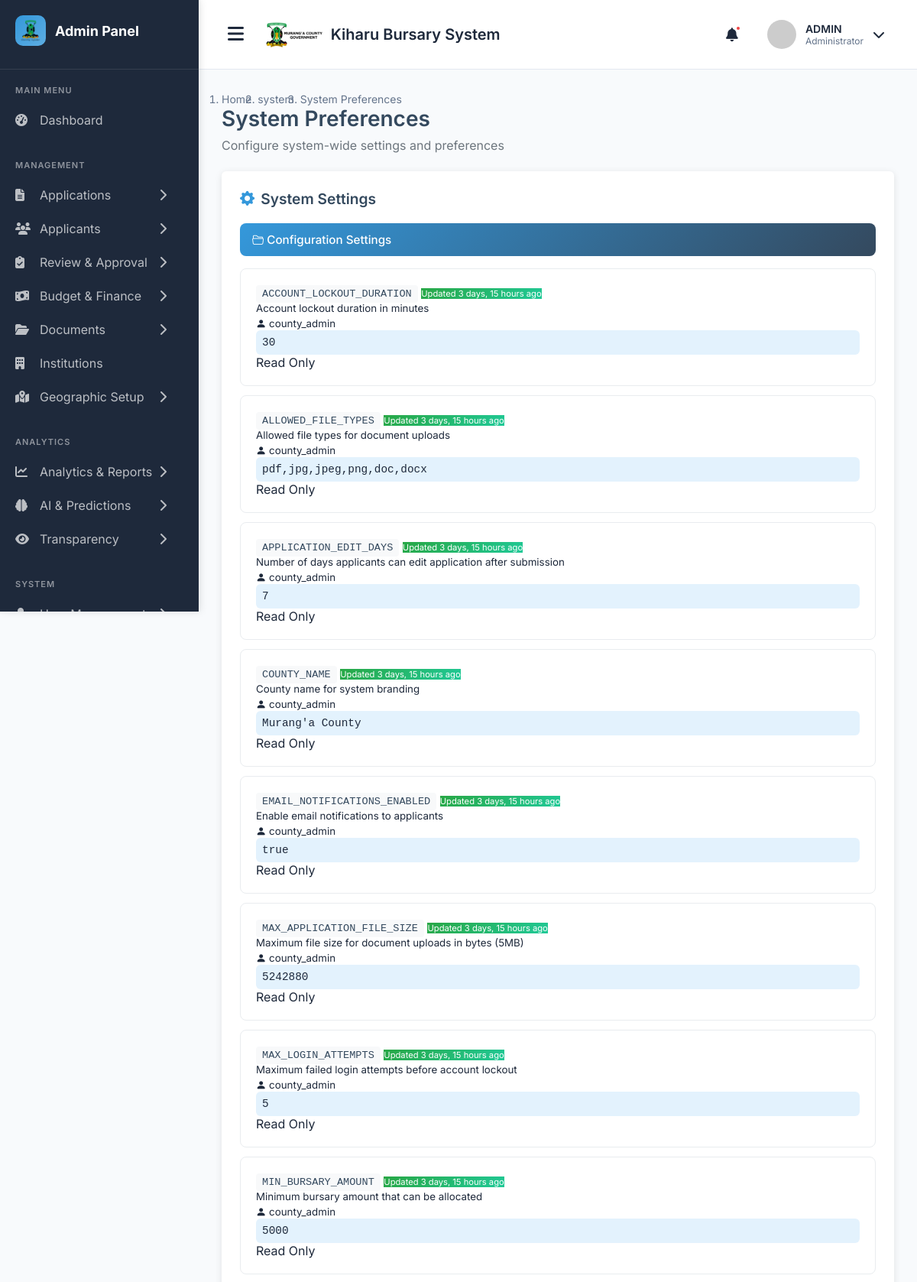
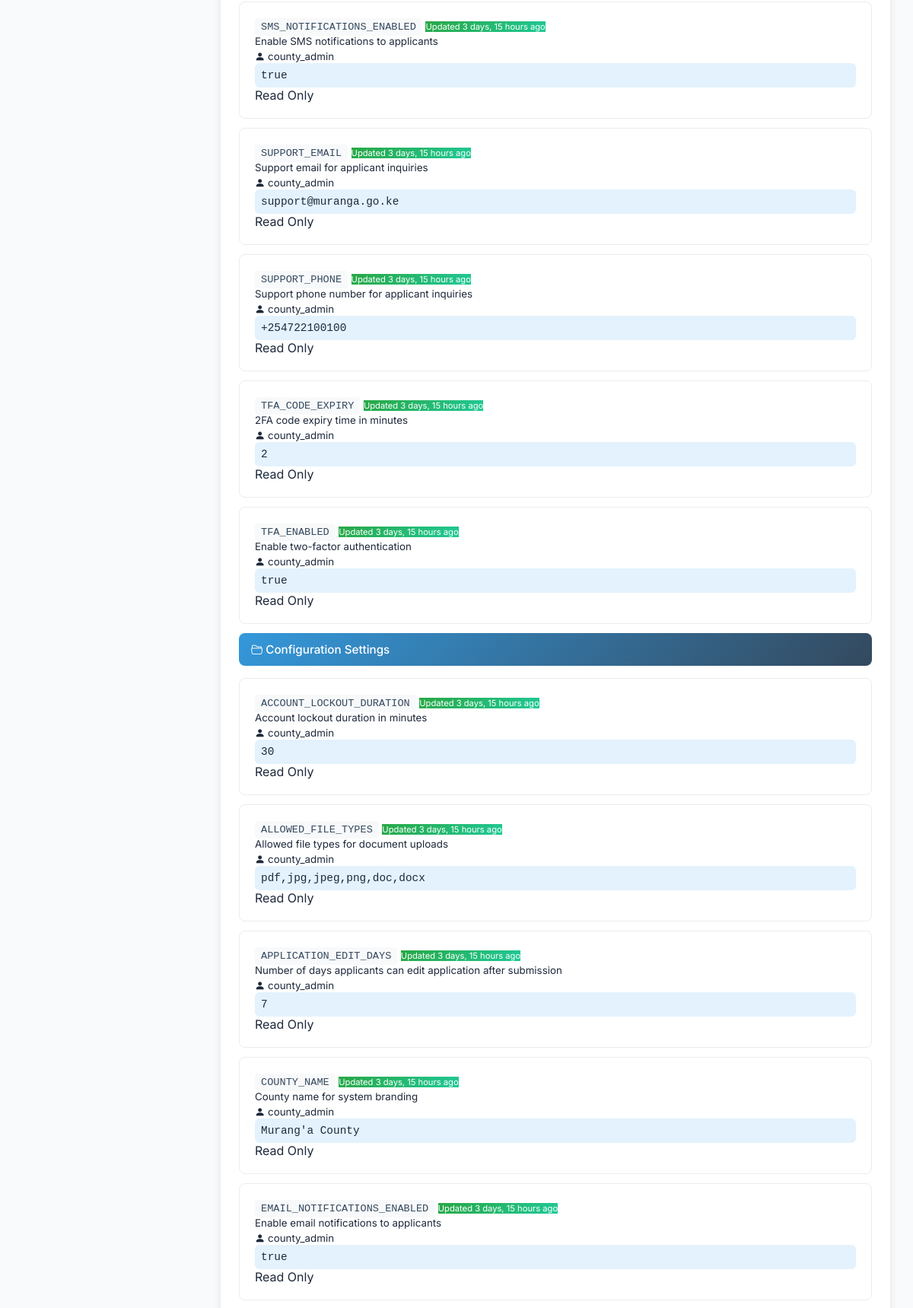
The app's page /admin-preferences/ (signed in, upper part) with its own data (2 pictures, top to bottom).
### main_application/models.py (models this page shows, shortened)
class SystemSettings(models.Model):
    SETTING_CATEGORIES = (
        ('general', 'General'),
        ('application', 'Application'),
        ('finance', 'Finance'),
        ('notification', 'Notification'),
        ('security', 'Security'),
    )
    setting_name = models.CharField(max_length=100, unique=True)
    setting_category = models.CharField(max_length=20, choices=SETTING_CATEGORIES, default='general')
    setting_value = models.TextField()
    description = models.TextField(blank=True, null=True)
    is_active = models.BooleanField(default=True)
    last_updated = models.DateTimeField(auto_now=True)
    updated_by = models.ForeignKey(User, on_delete=models.SET_NULL, null=True)
    class Meta:
        ordering = ['setting_category', 'setting_name']

class User(AbstractUser):
    USER_TYPES = (
        ('applicant', 'Applicant'),
        ('admin', 'Administrator'),
        ('reviewer', 'Application Reviewer'),
        ('finance', 'Finance Officer'),
        ('county_admin', 'County Administrator'),
        ('constituency_admin', 'Constituency Administrator'),
        ('ward_admin', 'Ward Administrator'),
    )
    user_type = models.CharField(max_length=25, choices=USER_TYPES, default='applicant')
    id_number = models.CharField(max_length=20, unique=True, null=True, blank=True)
    phone_regex = RegexValidator(
        regex=r'^\+254\d{9}$',
        message="Phone number must be entered in the format: '+254XXXXXXXXX'. Exactly 12 digits including country code."
    )
    phone_number = models.CharField(validators=[phone_regex], max_length=17, blank=True)

### main_application/views.py (the view, shortened to what this page needs)
# urls.py: path('admin-preferences/', views.admin_preferences, name='admin_preferences'),
@login_required
@user_passes_test(is_admin_or_staff)
def admin_preferences(request):
    settings = SystemSettings.objects.filter(is_active=True).order_by('setting_name')
    context = {
        'settings': settings,
        'can_edit': request.user.user_type == 'admin',
        'page_title': 'Preferences',
    }
    return render(request, 'admin/preferences.html', context)

### main_application/views.py (called while the page is built)
def is_admin_or_staff(user):
    return user.is_authenticated and (user.is_staff or user.user_type in ['admin', 'reviewer', 'finance'])

### templates/admin/preferences.html (shortened to what this page needs)
{% extends 'admin_base.html' %}
{% load static %}
{% block content %}
<div class="container-fluid">
    <div class="row">
        <div class="col-12">
            <nav aria-label="breadcrumb">
            <ol class="breadcrumb mb-3">
                <li class="breadcrumb-item">
                <a href="{% url 'admin_dashboard' %}">Home</a>
                </li>
                <li class="breadcrumb-item">
                <a href="#"> system </a>
                </li>
                <li class="breadcrumb-item active" aria-current="page">
               System Preferences
                </li>
            </ol>
            </nav>
            <div class="page-header">
                <h4 class="page-title">System Preferences</h4>
                <p class="page-subtitle">Configure system-wide settings and preferences</p>
            </div>
        </div>
    </div>
    <div class="row">
        <div class="col-lg-8">
            <div class="preferences-card">
                <div class="d-flex justify-content-between align-items-center mb-4">
                    <h4 class="card-title mb-0">
                        <i class="bi bi-gear-fill"></i>
                        System Settings
                    </h4>
                </div>
                {% if settings %}
                    {% regroup settings by setting_name|slice:":10" as grouped_settings %}
                    {% for category in grouped_settings %}
                        <div class="setting-category">
                            <i class="bi bi-folder2-open me-2"></i>
                            Configuration Settings
                        </div>
                        {% for setting in settings %}
                            <div class="setting-item">
                                <div class="row align-items-start">
                                    <div class="col-md-4">
                                        <div class="d-flex align-items-center mb-2">
                                            <span class="setting-name">{{ setting.setting_name }}</span>
                                            {% if setting.last_updated %}
                                                <small class="badge badge-updated ms-2">
                                                    Updated {{ setting.last_updated|timesince }} ago
                                                </small>
                                            {% endif %}
                                        </div>
                                        {% if setting.description %}
                                            <small class="text-muted">{{ setting.description }}</small>
                                        {% endif %}
                                        {% if setting.updated_by %}
                                            <div class="mt-1">
                                                <small class="text-muted">
                                                    <i class="bi bi-person-fill me-1"></i>
                                                    {{ setting.updated_by.username }}
                                                </small>
                                            </div>
                                        {% endif %}
                                    </div>
                                    <div class="col-md-6">
                                        <div class="setting-value">{{ setting.setting_value }}</div>
                                    </div>
                                    <div class="col-md-2 text-end">
                                        {% if can_edit %}
                                            <div class="btn-group-vertical" role="group">
                                                <button class="btn btn-outline-primary btn-sm btn-setting-action edit-setting-btn mb-1"
                                                        data-setting-id="{{ setting.id }}"
                                                        data-setting-name="{{ setting.setting_name }}"
                                                        data-setting-value="{{ setting.setting_value }}"
                                                        data-setting-description="{{ setting.description }}">
                                                    <i class="bi bi-pencil-square"></i>
                                                </button>
                                                <button class="btn btn-outline-danger btn-sm btn-setting-action delete-setting-btn"
                                                        data-setting-id="{{ setting.id }}"
                                                        data-setting-name="{{ setting.setting_name }}">
                                                    <i class="bi bi-trash"></i>
                                                </button>
                                            </div>
                                        {% else %}
                                            <span class="badge bg-secondary">Read Only</span>
                                        {% endif %}
                                    </div>
                                </div>
                            </div>
                        {% endfor %}
                    {% endfor %}
                {% endif %}
            </div>
        </div>
    </div>
</div>
{% endblock %}

### templates/admin_base.html (style rules this page uses)
* { margin: 0; padding: 0; box-sizing: border-box; }
:root { --primary-color: #3498db; --primary-hover: #2980b9; --sidebar-bg: #1E293B; --sidebar-hover: #334155; --main-bg: #F8FAFC; --card-bg: #FFFFFF; --text-primary: #1E293B; --text-secondary: #64748B; --border-color: #E2E8F0; --success-color: #10B981; --danger-color: #EF4444; --warning-color: #F59E0B; }
body { font-family: 'Inter', sans-serif; background-color: var(--main-bg); color: var(--text-primary); overflow-x: hidden; }
.page-header { margin-bottom: 30px; }
.page-title { font-size: 28px; font-weight: 700; margin-bottom: 8px; }
.breadcrumb { display: flex; gap: 8px; color: var(--text-secondary); font-size: 14px; }
.breadcrumb a { color: var(--text-secondary); text-decoration: none; }

### templates/admin/preferences.html (style rules this page uses)
:root { --primary-color: #3498db; --secondary-color: #34495e; }
.preferences-card { background: white; border-radius: 6px; box-shadow: 0 2px 10px rgba(0,0,0,0.1); padding: 1.5rem; margin-bottom: 1.5rem; }
.setting-item { border: 1px solid #e9ecef; border-radius: 8px; padding: 1.25rem; margin-bottom: 0.75rem; transition: all 0.3s ease; }
.setting-name { font-family: 'Courier New', monospace; background: #f8f9fa; padding: 0.25rem 0.5rem; border-radius: 4px; font-size: 0.85rem; color: var(--secondary-color); }
.setting-value { background: #e3f2fd; padding: 0.5rem; border-radius: 6px; font-family: monospace; white-space: pre-wrap; max-height: 100px; overflow-y: auto; font-size: 0.9rem; }
.setting-category { background: linear-gradient(135deg, var(--primary-color) 0%, var(--secondary-color) 100%); color: white; padding: 0.75rem 1rem; border-radius: 8px; margin-bottom: 1rem; font-weight: 500; font-size: 0.95rem; }
.badge-updated { background: linear-gradient(135deg, #28a745, #20c997); color: white; font-size: 0.7rem; }
.page-header { margin-bottom: 1.5rem; }
.page-title { color: var(--secondary-color); font-weight: 600; }
.page-subtitle { color: #6c757d; font-size: 1rem; }
.card-title { color: var(--secondary-color); font-weight: 600; font-size: 1.2rem; display: flex; align-items: center; margin-bottom: 1.25rem; }
.card-title i { color: var(--primary-color); margin-right: 0.5rem; }

### records on screen
SystemSettings: setting_name "ACCOUNT_LOCKOUT_DURATION", last_updated "3 days, 15 hours", description "Account lockout duration in minutes", updated_by.username "county_admin", setting_value "30"
SystemSettings: setting_name "ALLOWED_FILE_TYPES", last_updated "3 days, 15 hours", description "Allowed file types for document uploads", updated_by.username "county_admin", setting_value "pdf,jpg,jpeg,png,doc,docx"
SystemSettings: setting_name "APPLICATION_EDIT_DAYS", last_updated "3 days, 15 hours", description "Number of days applicants can edit application after submission", updated_by.username "county_admin", setting_value "7"
SystemSettings: setting_name "COUNTY_NAME", last_updated "3 days, 15 hours", description "County name for system branding", updated_by.username "county_admin", setting_value "Murang'a County"
SystemSettings: setting_name "EMAIL_NOTIFICATIONS_ENABLED", last_updated "3 days, 15 hours", description "Enable email notifications to applicants", updated_by.username "county_admin", setting_value "true"
SystemSettings: setting_name "MAX_APPLICATION_FILE_SIZE", last_updated "3 days, 15 hours", description "Maximum file size for document uploads in bytes (5MB)", updated_by.username "county_admin", setting_value "5242880"
SystemSettings: setting_name "MAX_LOGIN_ATTEMPTS", last_updated "3 days, 15 hours", description "Maximum failed login attempts before account lockout", updated_by.username "county_admin", setting_value "5"
SystemSettings: setting_name "MIN_BURSARY_AMOUNT", last_updated "3 days, 15 hours", description "Minimum bursary amount that can be allocated", updated_by.username "county_admin", setting_value "5000"
SystemSettings: setting_name "SMS_NOTIFICATIONS_ENABLED", last_updated "3 days, 15 hours", description "Enable SMS notifications to applicants", updated_by.username "county_admin", setting_value "true"
SystemSettings: setting_name "SUPPORT_EMAIL", last_updated "3 days, 15 hours", description "Support email for applicant inquiries", updated_by.username "county_admin", setting_value "support@muranga.go.ke"
SystemSettings: setting_name "SUPPORT_PHONE", last_updated "3 days, 15 hours", description "Support phone number for applicant inquiries", updated_by.username "county_admin", setting_value "+254722100100"
SystemSettings: setting_name "TFA_CODE_EXPIRY", last_updated "3 days, 15 hours", description "2FA code expiry time in minutes", updated_by.username "county_admin", setting_value "2"
SystemSettings: setting_name "TFA_ENABLED", last_updated "3 days, 15 hours", description "Enable two-factor authentication", updated_by.username "county_admin", setting_value "true"
